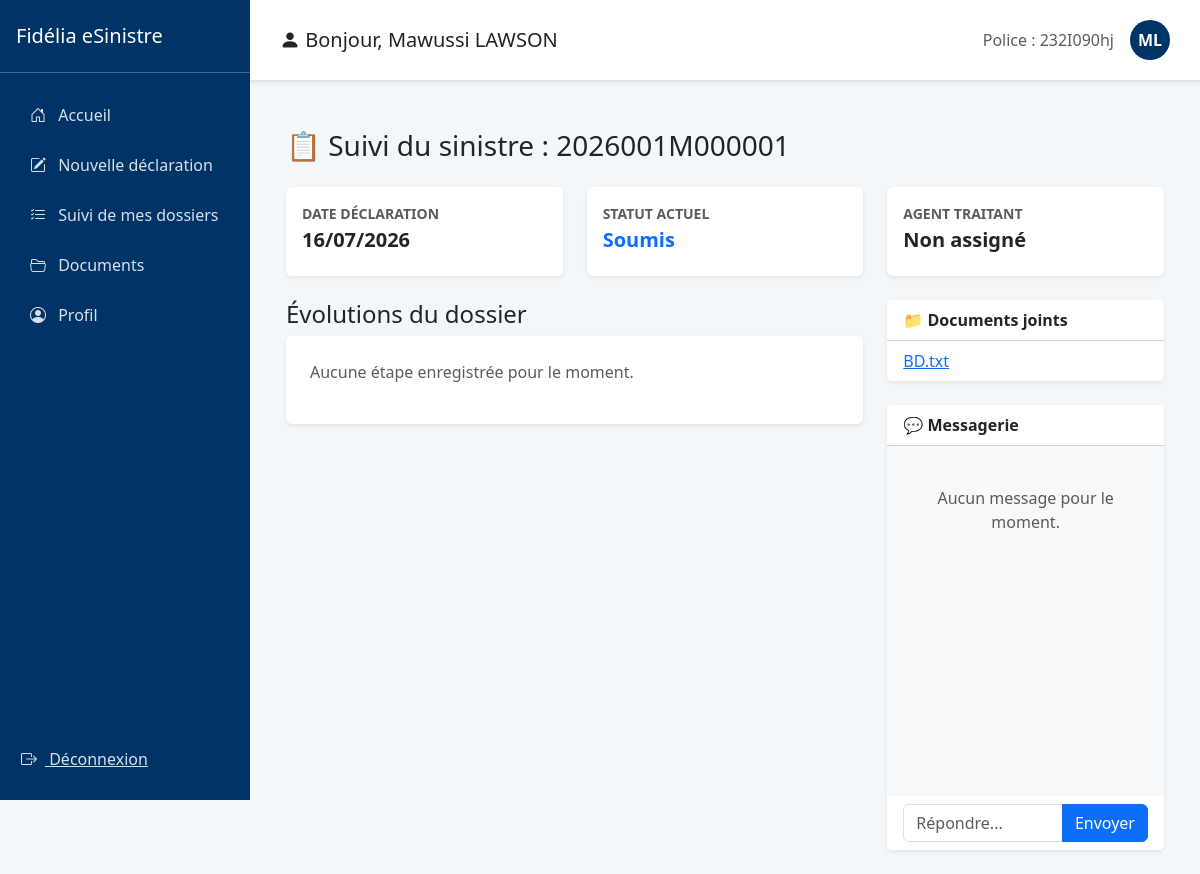
Before: /sinistres/dossier/1/ (signed in) with the older database file.
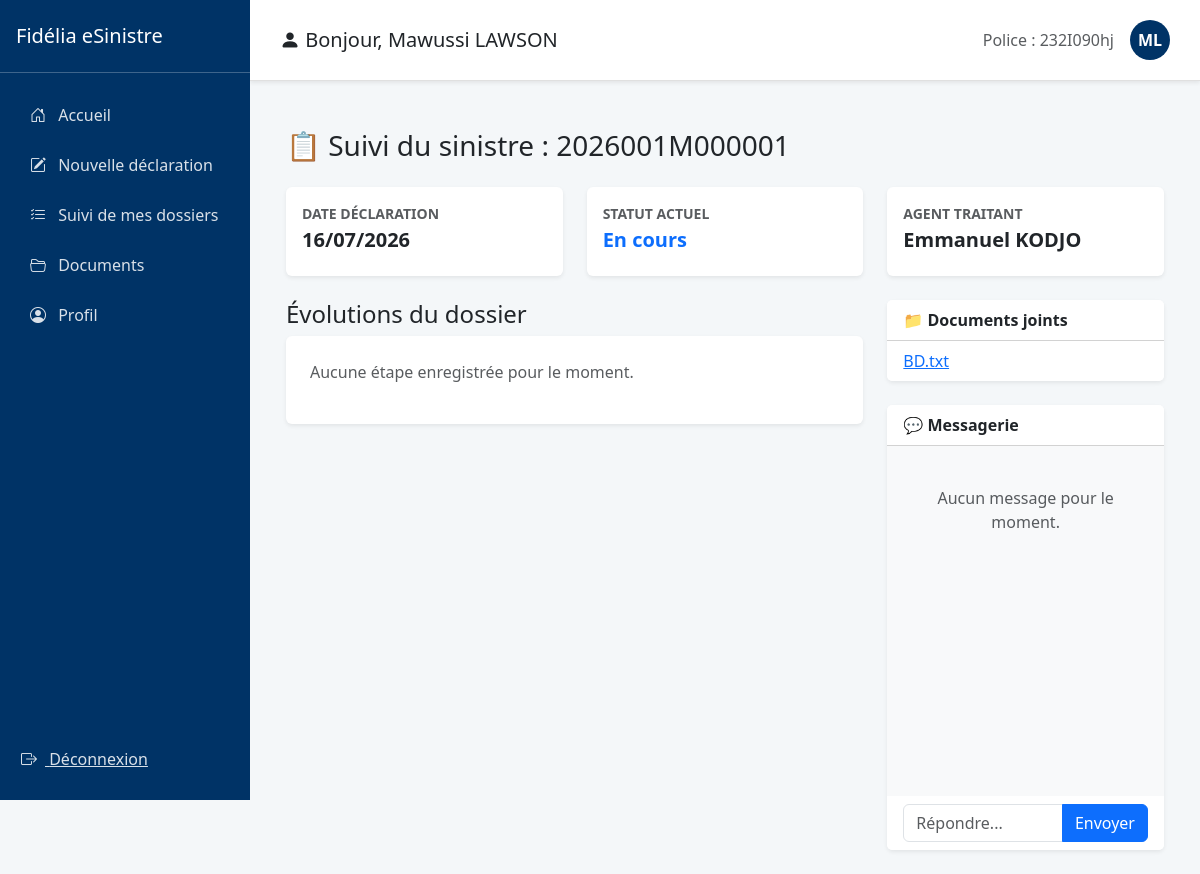
After: the same page with the newer database file.
### gestion_sinistres/models.py (models this page shows, shortened)
class Sinistre(models.Model):
    NATURE_CHOICES = [('C', 'Corporel'), ('M', 'Matériel'), ('X', 'Mixte')]
    STATUS_CHOICES = [
        ('SOUMIS', 'Soumis'),
        ('ATTENTE_COMPLEMENTS', 'En attente de compléments'),
        ('ATTENTE_VALIDATION', 'En attente de validation'),
        ('A_CORRIGER', 'A corriger'),
        ('EN_COURS', 'En cours'),
        ('CLOTURE', 'Clôturé'),
        ('SANS_SUITE', 'Sans suite'),
        ('REOUVERT', 'Réouvert'),
    ]
    n_police = models.CharField(max_length=50)
    nom_conducteur = models.CharField(max_length=100)
    immatriculation = models.CharField(max_length=20)
    numero_sinistre = models.CharField(max_length=20, unique=True)
    statut = models.CharField(max_length=30, choices=STATUS_CHOICES, default='SOUMIS')
    agent_traitant = models.CharField(max_length=100, blank=True, null=True)
    montant_estime = models.DecimalField(max_digits=12, decimal_places=2, default=0)
    date_survenance = models.DateTimeField()
    date_declaration = models.DateTimeField(auto_now_add=True)
    heure_approximative = models.TimeField()
    circonstances = models.TextField()
    vehicule = models.ForeignKey(Vehicule, on_delete=models.CASCADE)
    region = models.ForeignKey(Region, on_delete=models.SET_NULL, null=True)
    ville = models.ForeignKey(Ville, on_delete=models.SET_NULL, null=True)
    prefecture = models.ForeignKey(Prefecture, on_delete=models.SET_NULL, null=True)
    quartier = models.CharField(max_length=150)
    nature = models.CharField(max_length=1, choices=NATURE_CHOICES)
    precision = models.TextField(help_text="Circonstances exactes")
    numero_point_vente = models.CharField(max_length=10, default="001")
    assure = models.ForeignKey(User, on_delete=models.CASCADE, related_name='sinistres')
    lettre_derogation = models.FileField(upload_to='sinistres/derogations/', blank=True, null=True)

### gestion_sinistres/views.py (the view, shortened to what this page needs)
# urls.py: path('dossier/<int:sinistre_id>/', views.detail_sinistre, name='detail_sinistre'),
@login_required
def detail_sinistre(request, sinistre_id):
    sinistre = get_object_or_404(Sinistre, id=sinistre_id, assure=request.user)
    context = {
        'sinistre': sinistre,
        'historique': sinistre.historique.all().order_by('date_changement'),
        'discussion': sinistre.messages.all().order_by('date_envoi'),
        'documents': sinistre.pieces.all(),
    }
    return render(request, 'detail_sinistre.html', context)

### gestion_sinistres/templates/detail_sinistre.html (shortened to what this page needs)
{% extends "base_assure.html" %}
{% block content %}
<div class="container-fluid mt-4">
    <h3 class="mb-4">📋 Suivi du sinistre : {{ sinistre.numero_sinistre }}</h3>
    <div class="row mb-4">
        <div class="col-md-4 sticky-top" style="top: 20px;">
            <div class="card p-3 shadow-sm border-0">
                <p class="text-uppercase text-muted small fw-bold mb-1">Date déclaration</p>
                <h5 class="fw-bold">{{ sinistre.date_declaration|date:"d/m/Y" }}</h5>
            </div>
        </div>
        <div class="col-md-4">
            <div class="card p-3 shadow-sm border-0">
                <p class="text-uppercase text-muted small fw-bold mb-1">Statut actuel</p>
                <h5 class="fw-bold text-primary">{{ sinistre.get_statut_display }}</h5>
            </div>
        </div>
        <div class="col-md-4">
            <div class="card p-3 shadow-sm border-0">
                <p class="text-uppercase text-muted small fw-bold mb-1">Agent traitant</p>
                <h5 class="fw-bold">{{ sinistre.agent_traitant|default:"Non assigné" }}</h5>
            </div>
        </div>
    </div>
    <div class="row">
        <div class="col-md-8">
            <h4>Évolutions du dossier</h4>
            <div class="bg-white p-4 rounded shadow-sm border-0 mb-4">
                {% for etape in sinistre.etapes.all %}
                <div class="mb-3 border-bottom pb-2">
                    <div class="fw-bold text-primary">{{ etape.titre }}</div>
                    <small class="text-muted">{{ etape.date_etape|date:"d/m/Y H:i" }}</small>
                    <p class="mt-1 mb-0">{{ etape.description }}</p>
                </div>
                {% empty %}
                <p class="text-muted">Aucune étape enregistrée pour le moment.</p>
                {% endfor %}
            </div>
        </div>
        <div class="col-md-4">
            <div class="card shadow-sm border-0 mb-4">
                <div class="card-header bg-white fw-bold">📁 Documents joints</div>
                <ul class="list-group list-group-flush">
                    {% for piece in sinistre.pieces.all %}
                    <li class="list-group-item">
                        <a href="{{ piece.fichier.url }}" target="_blank">
                            {{ piece.fichier.name|cut:"sinistres/documents/" }}
                        </a>
                    </li>
                    {% empty %}
                    <li class="list-group-item text-muted">Aucun document joint.</li>
                    {% endfor %}
                </ul>
            </div>
            <div class="card shadow-sm border-0">
                <div class="card-header bg-white fw-bold">💬 Messagerie</div>
                <div class="p-3" style="height: 350px; overflow-y: auto; background: #f8f9fa;">
                    {% for msg in sinistre.messages.all %}
                    <div class="mb-3 {% if msg.auteur == request.user %}text-end{% endif %}">
                        <div class="p-2 px-3 rounded shadow-sm d-inline-block
                            {% if msg.auteur == request.user %}bg-primary text-white{% else %}bg-white border{% endif %}">
                            {{ msg.contenu }}
                        </div>
                        <small class="d-block text-muted mt-1" style="font-size: 0.7rem;">
                            {{ msg.date_envoi|date:"H:i" }}
                        </small>
                    </div>
                    {% empty %}
                    <p class="text-muted text-center mt-4">Aucun message pour le moment.</p>
                    {% endfor %}
                </div>
                <div class="card-footer bg-white border-top-0">
                    <form method="post">
                        <div class="input-group">
                            <input type="text" name="contenu" class="form-control" placeholder="Répondre..." required>
                            <button class="btn btn-primary" type="submit">Envoyer</button>
                        </div>
                    </form>
                </div>
            </div>
        </div>
    </div>
</div>
{% endblock %}

Changed rows visible on the page:
changed Sinistre: statut "Soumis" → "En cours"; agent_traitant "Non assigné" → "Emmanuel KODJO"
